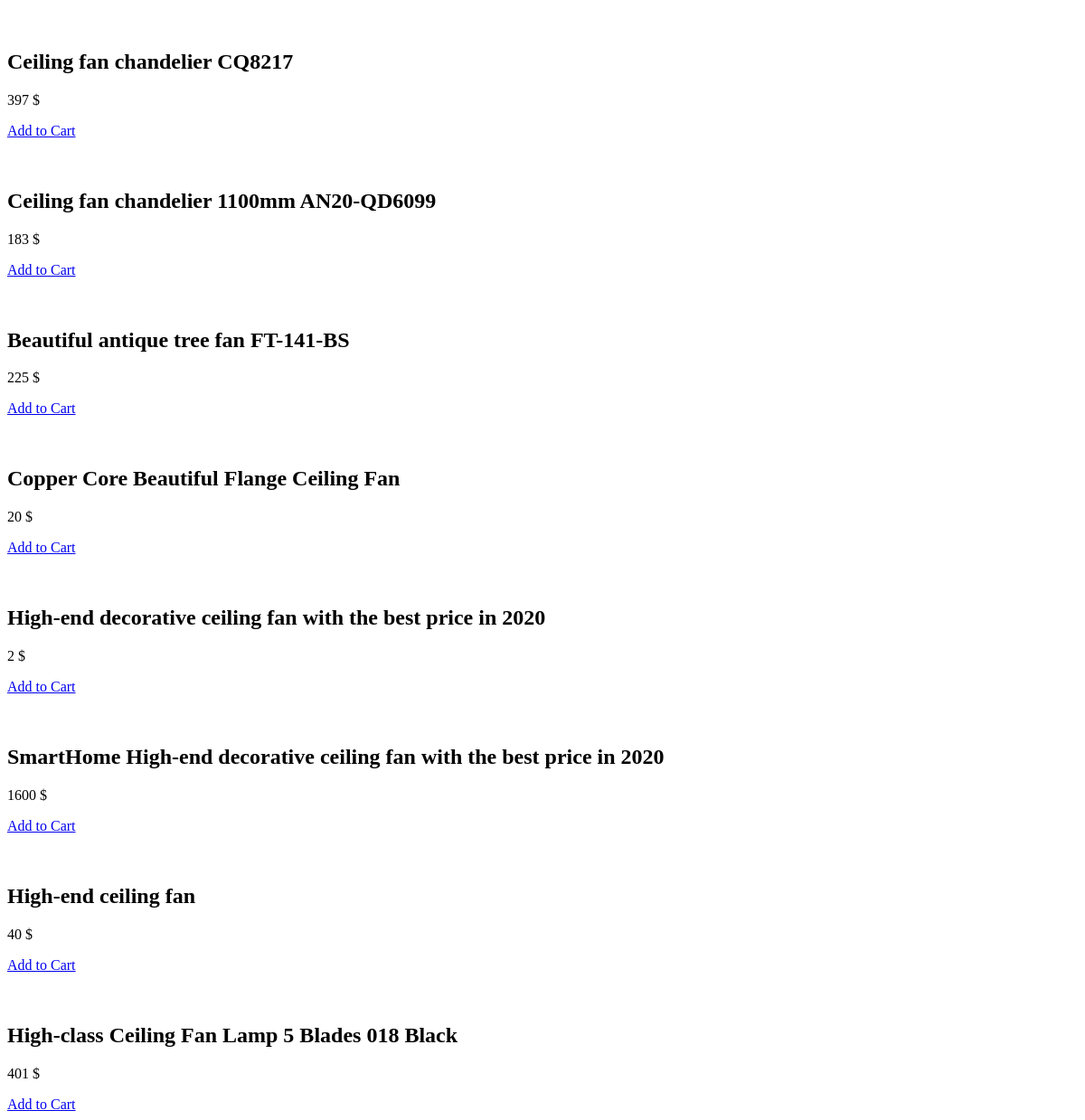
Screenshot of /load_more_product_home.php with the database file from the repository.
### tables this page shows
CREATE TABLE `product` (
  `id_product` int(11) NOT NULL,
  `name` varchar(255) NOT NULL,
  `image` varchar(255) NOT NULL,
  `price` double NOT NULL,
  `description` varchar(4000) NOT NULL,
  `array_image_description` varchar(4000) NOT NULL,
  `total_number` int(255) NOT NULL,
  `create_time` date NOT NULL,
  `sale_time` date NOT NULL,
  `id_category` int(11) NOT NULL,
  `id_color` int(11) NOT NULL,
  `id_the_firm` int(11) DEFAULT NULL
);

### load_more_product_home.php (the view, shortened to what this page needs)
<?php
	$conn = mysqli_connect("localhost", "root", "", "fan_shop");
	mysqli_set_charset($conn, "UTF8");
	$loadMoreNewCount =  isset($_POST['loadMoreNewCount'])? $_POST['loadMoreNewCount'] : 8;
	$sql = "SELECT * FROM `product` ORDER BY id_product DESC LIMIT $loadMoreNewCount";
    		$data = mysqli_query($conn,$sql);
    		load($data);
    ?>
    <?php
     function load($data){
	        while ($row = mysqli_fetch_assoc($data)) {
	        ?>
	        <div class="col-lg-3 col-md-3 col-sm-6 col-xs-12">
	            <div class="product_list">
                                            <div class="single_product repomsive_768" style="margin-top: 25px">
                                                <div class="product_details">
                                                    <h2 class="ellipsis"><?php echo $row['name']; ?></h2>
                                                    <p><span class="popular_price"><?php echo ceil((($row['price'])*0.00004)); ?> $</span></p>
                                                </div>
                                            </div>
                                            <div >
                                                    <div class="product_button">
                                                        <div class="cart_details">
                                                            <a href="product.php?buy_now=buy_now&id_product=<?php echo $row['id_product']; ?>" ><i class="fas fa-shopping-cart"></i> Add to Cart</a>
                                                        </div>
                                                    </div>
                                                </div>
                                        </div>
	        </div>
  <?php } }?>

### load_more_product_home.php (style rules this page uses)
.ellipsis { white-space: nowrap; text-overflow: ellipsis; overflow: hidden; padding-top: 10px; }

### rows the page displays
product: name "Ceiling fan chandelier CQ8217", ceil((($row['price'])*0.00004)) "397"
product: name "Ceiling fan chandelier 1100mm AN20-QD6099", ceil((($row['price'])*0.00004)) "183"
product: name "Beautiful antique tree fan FT-141-BS", ceil((($row['price'])*0.00004)) "225"
product: name "Copper Core Beautiful Flange Ceiling Fan", ceil((($row['price'])*0.00004)) "20"
product: name "High-end decorative ceiling fan with the best price in 2020", ceil((($row['price'])*0.00004)) "2"
product: name "SmartHome High-end decorative ceiling fan with the best price in 2020", ceil((($row['price'])*0.00004)) "1600"
product: name "High-end ceiling fan", ceil((($row['price'])*0.00004)) "40"
product: name "High-class Ceiling Fan Lamp 5 Blades 018 Black", ceil((($row['price'])*0.00004)) "401"
